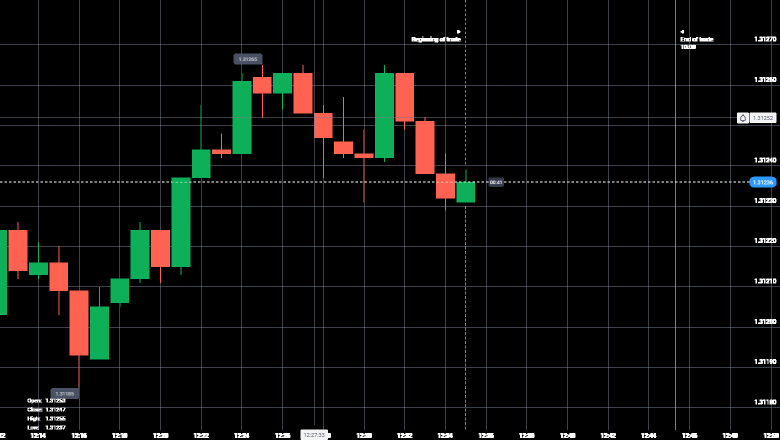
#> input picture HeikanAshiStratOcman/download.png, 1560 x 880 px, found by its file name (shown at 1/2 size)
$ python Letsgo.py
#> lines starting #> are read from the running program, lines starting #| are printed output that depends on the picture; after the words box and inside, x2 and y2 are one past the last pixel; in counts of white or black regions, pixels touching at a corner belong together
import cv2
import numpy as np
import matplotlib.pyplot as plt

# Load the image using OpenCV
image_path = 'C:/Users/DELIGHT GRAPHICS/Desktop/Tingdog/download.png'
image = cv2.imread(image_path)
#> image is the input picture: shape (880, 1560, 3); mean B, G, R 11.1, 13.3, 12.1

# Check if the image is loaded successfully
if image is None:
    raise ValueError(f"Image not found at {image_path}")

# Convert the image to RGB format
image_rgb = cv2.cvtColor(image, cv2.COLOR_BGR2RGB)

# Define the RGB ranges for green and red candles
# Assuming a small range to account for color variations due to anti-aliasing or compression
red_lower = np.array([245, 88, 71])
red_upper = np.array([255, 108, 91])

green_lower = np.array([4, 165, 79])
green_upper = np.array([24, 185, 99])

# Create masks for red and green candles
mask_red = cv2.inRange(image_rgb, red_lower, red_upper)
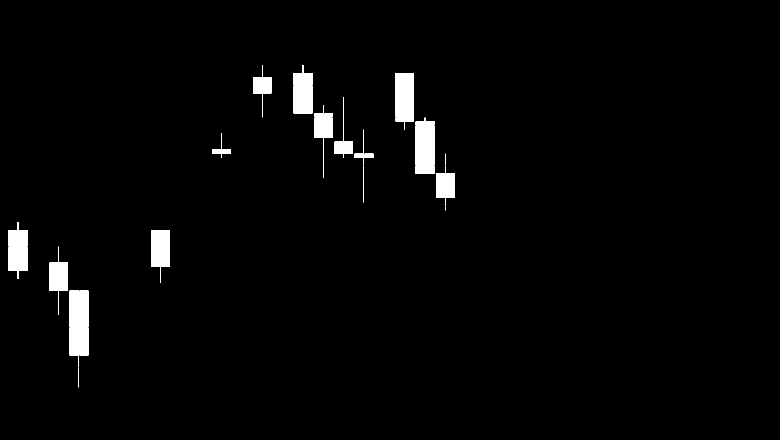
#> mask_red: shape (880, 1560) (shown at 1/2 size); 2.3% white; 22 white regions (2 under 20 px), largest, box (x1, y1, x2, y2) and area: (139, 581, 177, 734) 4959, (831, 236, 869, 348) 4035, (791, 146, 828, 235) 3293
mask_green = cv2.inRange(image_rgb, green_lower, green_upper)
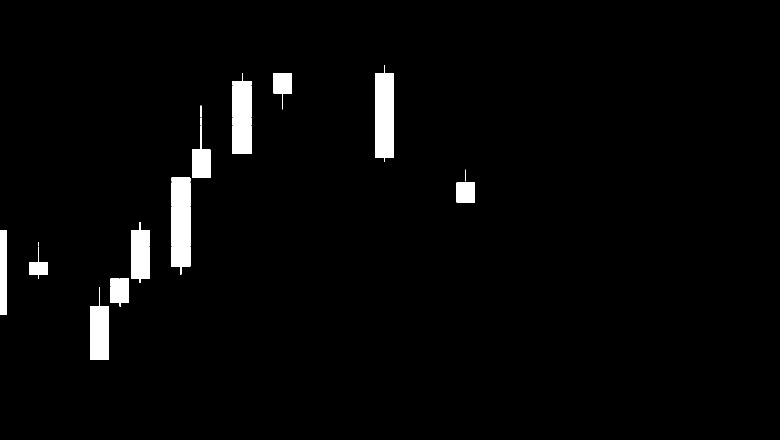
#> mask_green: shape (880, 1560) (shown at 1/2 size); 2.7% white; 16 white regions (1 under 20 px)

# Find contours for the red and green candles
contours_red, _ = cv2.findContours(mask_red, cv2.RETR_EXTERNAL, cv2.CHAIN_APPROX_SIMPLE)
#> contours_red = 22 contours, 5 with area under 20; largest, box (x1, y1, x2, y2) and area: (139, 581, 177, 734) 4770, (831, 236, 869, 348) 3888, (791, 146, 828, 235) 3168, (17, 444, 55, 558) 3029, (587, 130, 625, 227) 2975
contours_green, _ = cv2.findContours(mask_green, cv2.RETR_EXTERNAL, cv2.CHAIN_APPROX_SIMPLE)
#> contours_green = 16 contours, 2 with area under 20; largest, box (x1, y1, x2, y2) and area: (343, 355, 381, 550) 6578, (180, 574, 218, 719) 3923, (262, 444, 299, 566) 3517, (750, 130, 788, 235) 3271, (750, 236, 788, 324) 2930

# Draw rectangles for the red candles
for contour in contours_red:
    x, y, w, h = cv2.boundingRect(contour)
    cv2.rectangle(image_rgb, (x, y), (x+w, y+h), (255, 0, 0), 2)  # Blue rectangle for clarity
#> this loop made 22 passes
#> (x, y, w, h) on passes 2, 3, 4, 5, 7, 11, 12, 13, 14, 15, 16, 18: (139, 581, 38, 153), (99, 493, 37, 137), (302, 460, 38, 106), (17, 444, 38, 114), (872, 332, 38, 80), (424, 267, 38, 49), (709, 259, 38, 72), (831, 236, 38, 112), (791, 236, 37, 23), (669, 236, 37, 80), (629, 236, 36, 95), (629, 211, 36, 24)
#> (contour, x, y, w, h) on passes 1, 6, 8, 9, 10, 17: ([[157, 735], [157, 774]], 157, 735, 1, 40), ([[891, 413], [891, 420]], 891, 413, 1, 8), ([[727, 332], [727, 404]], 727, 332, 1, 73), ([[646, 332], [646, 354], [647, 355], [647, 332]], 646, 332, 2, 24), ([[891, 307], [891, 330]], 891, 307, 1, 24), ([[849, 234], [850, 234]], 849, 234, 2, 1)
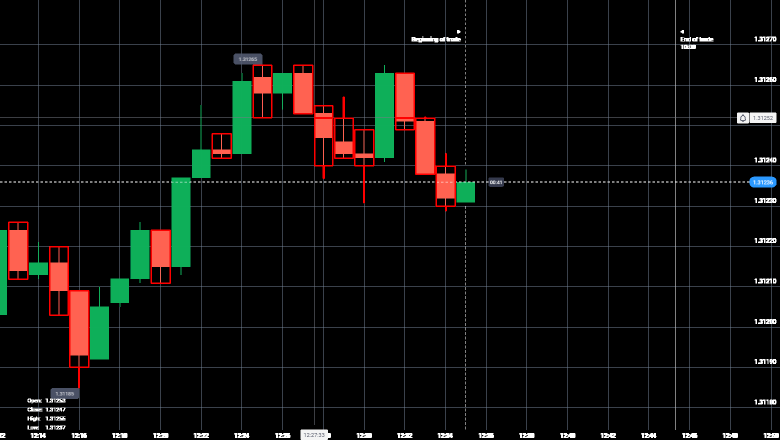
#> image_rgb: shape (880, 1560, 3) (shown at 1/2 size); mean R, G, B 13.6, 13, 10.8

# Draw rectangles for the green candles
for contour in contours_green:
    x, y, w, h = cv2.boundingRect(contour)
    cv2.rectangle(image_rgb, (x, y), (x+w, y+h), (0, 255, 0), 2)  # Green rectangle
#> this loop made 16 passes
#> (x, y, w, h) on passes 1, 2, 3, 6, 7, 8, 10, 11, 12, 14, 15, 16: (180, 574, 38, 145), (221, 557, 37, 57), (58, 493, 38, 65), (262, 444, 37, 122), (913, 364, 37, 41), (343, 355, 38, 195), (750, 236, 38, 88), (465, 236, 38, 72), (384, 236, 37, 120), (546, 146, 38, 73), (465, 146, 38, 89), (750, 130, 38, 105)
#> (contour, x, y, w, h) on passes 4, 5, 9, 13: ([[77, 484], [77, 491]], 77, 484, 1, 8), ([[0, 460], [0, 629], [13, 629], [13, 460]], 0, 460, 14, 170), ([[931, 339], [931, 362]], 931, 339, 1, 24), ([[401, 211], [401, 234], [402, 234], [402, 211]], 401, 211, 2, 24)
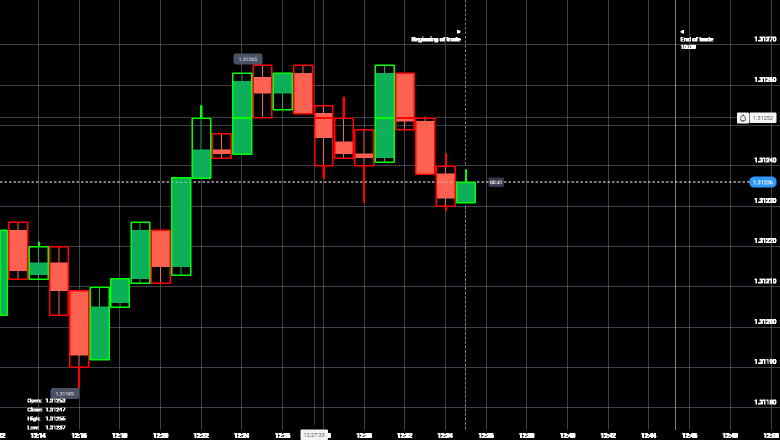
#> image_rgb: shape (880, 1560, 3) (shown at 1/2 size); 0.78% of pixels changed, all inside (x1, y1, x2, y2) = (0, 129, 952, 721)

# Display the image with highlighted green and red candles
plt.figure(figsize=(10, 8))
plt.imshow(image_rgb)
plt.title("Specific Green and Red Candles Detected")
plt.show()

# Count the number of detected green and red candles
num_red_candles = len(contours_red)
#> num_red_candles = 22
num_green_candles = len(contours_green)
#> num_green_candles = 16

# Determine the last candle's color
last_candle_color = "green" if contours_green and (not contours_red or cv2.boundingRect(contours_green[-1])[0] > cv2.boundingRect(contours_red[-1])[0]) else "red"
#> last_candle_color = 'green'

# Print the results
print(f"Detected {num_green_candles} green candles and {num_red_candles} red candles.")
#| Detected 16 green candles and 22 red candles.
print(f"Last Candle Color: {last_candle_color}")
#| Last Candle Color: green
